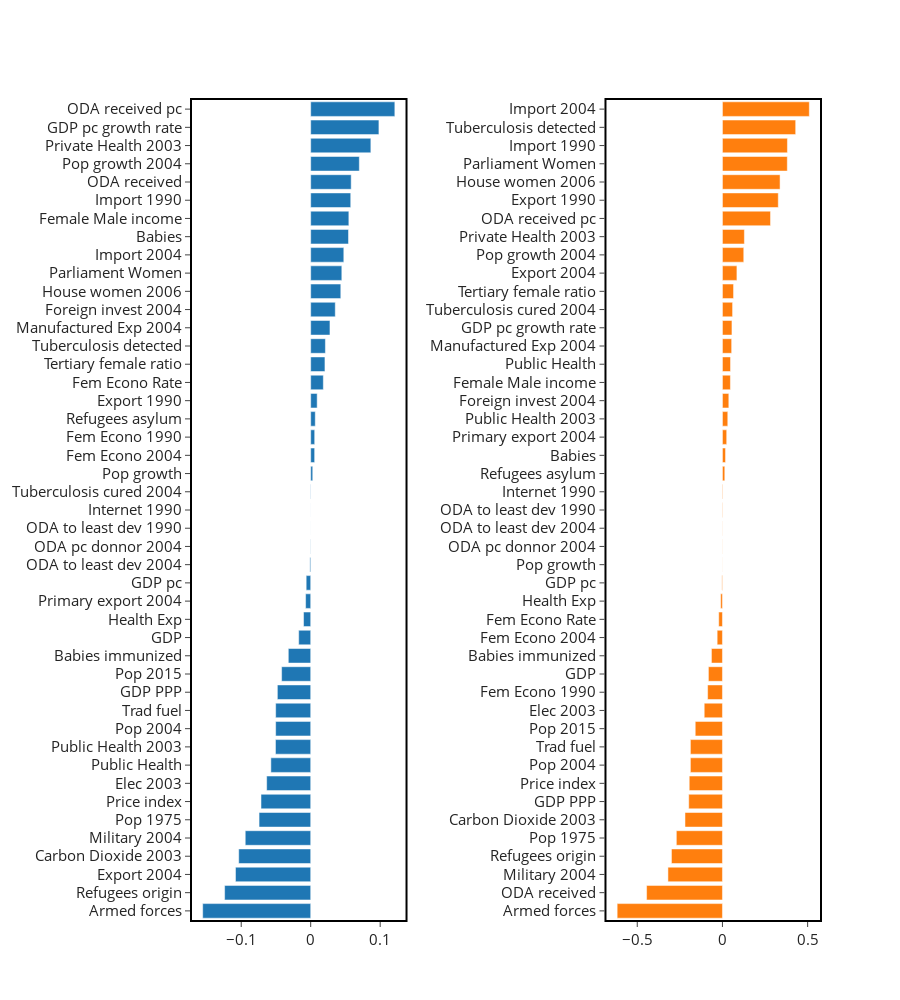

Notebook cell for this chart:
### Markdown cell above
##### PLOT LOCAL EXPLANATION OF INSTANCE

### Code cell
explainer.plot_instance_explanation(instance_id)

### Figure 1 — Plotly figure (JSON) as saved in the notebook; plotly's stock layout.template omitted (floating-point values rounded to 4 significant figures)
{"data": [{"name": "X-axis gradients", "orientation": "h", "showlegend": false, "type": "bar", "x": [0.002937, 0.06998, -0.07152, -0.1036, 0.009312, -0.1083, -0.06339, -0.01729, -0.048, -0.006507, 0.09817, 0.01818, 0.005746, 0.00568, -0.0103, 0.05443, 6.557e-05, 0.05761, 0.04766, 0.02049, -0.03223, 0.02772, 0.03536, -0.09423, -0.0507, 0.08658, -0.00735, -0.05735, 0.006573, -0.1239, -0.1555, 0.04479, 0.0549, 0.0433, -0.07432, -0.05045, -0.04188, 0.02116, 0.0003631, -0.05045, -0.0003952, -7.585e-05, -0.001184, 0.05826, 0.1211], "xaxis": "x", "y": ["Pop growth", "Pop growth 2004", "Price index", "Carbon Dioxide 2003", "Export 1990", "Export 2004", "Elec 2003", "GDP", "GDP PPP", "GDP pc", "GDP pc growth rate", "Fem Econo Rate", "Fem Econo 1990", "Fem Econo 2004", "Health Exp", "Babies", "Internet 1990", "Import 1990", "Import 2004", "Tertiary female ratio", "Babies immunized", "Manufactured Exp 2004", "Foreign invest 2004", "Military 2004", "Public Health 2003", "Private Health 2003", "Primary export 2004", "Public Health", "Refugees asylum", "Refugees origin", "Armed forces", "Parliament Women", "Female Male income", "House women 2006", "Pop 1975", "Pop 2004", "Pop 2015", "Tuberculosis detected", "Tuberculosis cured 2004", "Trad fuel", "ODA pc donnor 2004", "ODA to least dev 1990", "ODA to least dev 2004", "ODA received", "ODA received pc"], "yaxis": "y"}, {"name": "Y-axis gradients", "orientation": "h", "showlegend": false, "type": "bar", "x": [0.0008285, 0.1251, -0.195, -0.2199, 0.3276, 0.08489, -0.107, -0.08243, -0.1979, -0.003289, 0.05577, -0.02191, -0.08708, -0.03107, -0.01053, 0.01805, 0.002762, 0.3813, 0.5099, 0.06516, -0.06464, 0.054, 0.03741, -0.3199, 0.03127, 0.1287, 0.02496, 0.04743, 0.01376, -0.2993, -0.618, 0.3806, 0.04669, 0.3381, -0.2707, -0.1881, -0.1597, 0.4298, 0.05944, -0.1881, 0.001126, 0.002174, 0.001182, -0.4453, 0.2821], "xaxis": "x2", "y": ["Pop growth", "Pop growth 2004", "Price index", "Carbon Dioxide 2003", "Export 1990", "Export 2004", "Elec 2003", "GDP", "GDP PPP", "GDP pc", "GDP pc growth rate", "Fem Econo Rate", "Fem Econo 1990", "Fem Econo 2004", "Health Exp", "Babies", "Internet 1990", "Import 1990", "Import 2004", "Tertiary female ratio", "Babies immunized", "Manufactured Exp 2004", "Foreign invest 2004", "Military 2004", "Public Health 2003", "Private Health 2003", "Primary export 2004", "Public Health", "Refugees asylum", "Refugees origin", "Armed forces", "Parliament Women", "Female Male income", "House women 2006", "Pop 1975", "Pop 2004", "Pop 2015", "Tuberculosis detected", "Tuberculosis cured 2004", "Trad fuel", "ODA pc donnor 2004", "ODA to least dev 1990", "ODA to least dev 2004", "ODA received", "ODA received pc"], "yaxis": "y2"}], "layout": {"font": {"size": 15}, "height": 1000, "width": 900, "xaxis": {"anchor": "y", "domain": [0, 0.34], "linecolor": "black", "linewidth": 2, "mirror": true, "showgrid": false, "showline": true, "ticks": "outside", "zerolinecolor": "grey", "zerolinewidth": 1}, "xaxis2": {"anchor": "y2", "domain": [0.66, 1.0], "linecolor": "black", "linewidth": 2, "mirror": true, "showgrid": false, "showline": true, "ticks": "outside", "zerolinecolor": "grey", "zerolinewidth": 1}, "yaxis": {"anchor": "x", "categoryorder": "total ascending", "domain": [0, 1], "linecolor": "black", "linewidth": 2, "mirror": true, "showline": true}, "yaxis2": {"anchor": "x2", "categoryorder": "total ascending", "domain": [0, 1], "linecolor": "black", "linewidth": 2, "mirror": true, "showline": true}}}
